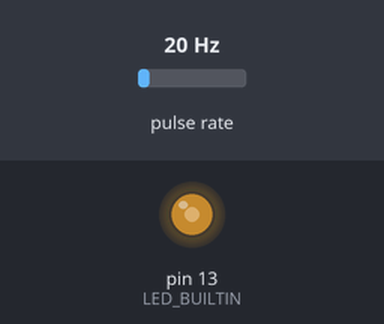
This sketch was run on a simulated Arduino Uno, built with avr-gcc and run on an emulated ATmega328P. Shown: output pins drawn as LEDs (lit = HIGH). Wiring (inferred from the names in the program): pulse sensor: data pin 5. The inputs (shaded band) are chosen by the test bench; at power-on: pulse rate 20 Hz. What the sketch prints to the serial monitor is not drawn.

Above: at 0.1 s.
Timing chart, 0 to 1.6 s (numbered marks = the images above):
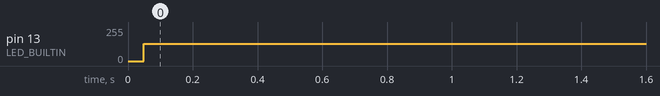

Measured:
- by itself, pin 13 (LED_BUILTIN): 0/255 → 128/255 at 0.05 s

The sketch:

SPD_v1-2022.ino
```cpp
int signPin = 5;
int signCount, tick;

void setup() {

  //init signal pin
    pinMode(signPin, INPUT);
    digitalWrite(signPin, LOW);
    pinMode(LED_BUILTIN, OUTPUT);
    digitalWrite(LED_BUILTIN, HIGH);

  //setup timer2
    //ctc mode
    TCCR2A = (1 << WGM21);
    //prescaler 1024
    TCCR2B = (1 << CS22) | (1 << CS21) | (1 << CS20);
    //8 ms, 16 MHz, prescaler 1024
    OCR2A = 155;//124 155 10ms
    //compare match
    TIMSK2 = (1 << OCIE2A);
    TCNT2 = 0;

  // put your setup code here, to run once:
  //setup counter 1, count on rising edge
    TCCR1B = (1 << CS12) | (1 << CS11) | (1 << CS10);
    TCNT1 = 0;

    Serial.begin(9600);

}

void loop() {
  // put your main code here, to run repeatedly:
  digitalWrite(LED_BUILTIN, HIGH);   // turn the LED on (HIGH is the voltage level)
  delay(2);                       // wait for a second
  digitalWrite(LED_BUILTIN, LOW);    // turn the LED off by making the voltage LOW
  delay(2);
}

ISR (TIMER2_COMPA_vect) // timer2 overflow interrupt
{
    //if (isReady) {
      //tick++;
      //if (tick >= 13) {
        //every 125*8 ms = 1000 ms
        //tick = 0;
        //cntReaded = 1;
        signCount = TCNT1;
        TCNT1 = 0;
        Serial.println(signCount);
      //}
    //}
}
```
